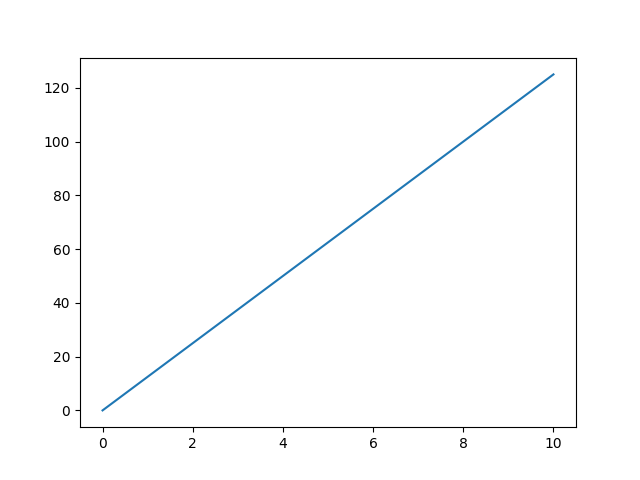

Write the Python code that produced this figure.
import matplotlib.pyplot as plt
import numpy as np

x = np.array([0, 10])
y = np.array([0, 125])

plt.plot(x, y)
plt.show()
